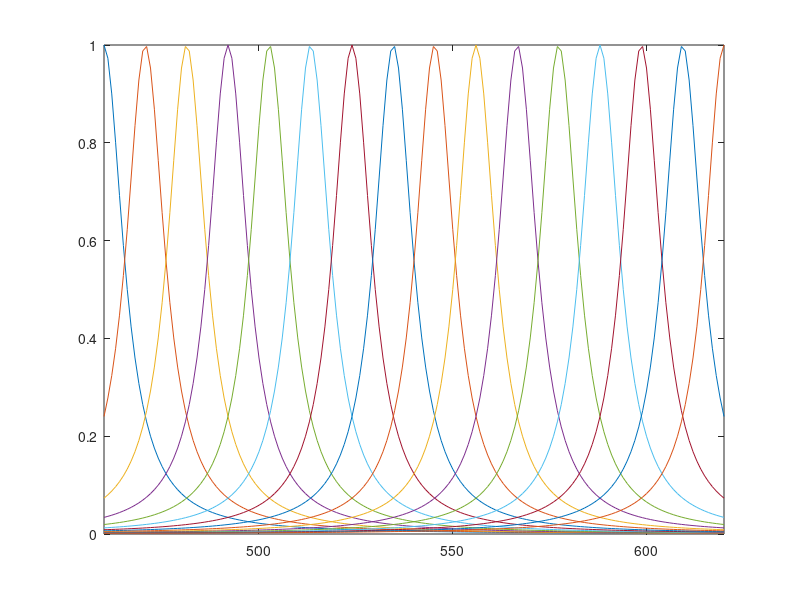

This chart was generated by the following MATLAB code:
% Clear
wl=(460:620)';
FWHM=12

gamma = FWHM/2;
fabry = @(cwl) gamma^2./(gamma.^2 +(wl-cwl).^2);

cwl = linspace(wl(1),wl(end),16); % generate 9 filters


figure

F= fabry(cwl);

plot(wl,fabry(cwl));
xlim([wl(1) wl(end)])



%% Generate file
wavelength = wl;
data = F;
comment = 'multispectral filters'
filterNames= arrayfun(@num2str, 1:numel(cwl), 'UniformOutput', false);

for i=1:numel(cwl)
    filterNames{i}= ['k-' num2str(cwl(i))];
end



save('multispectral.mat','wavelength','data','comment','filterNames')


%%
